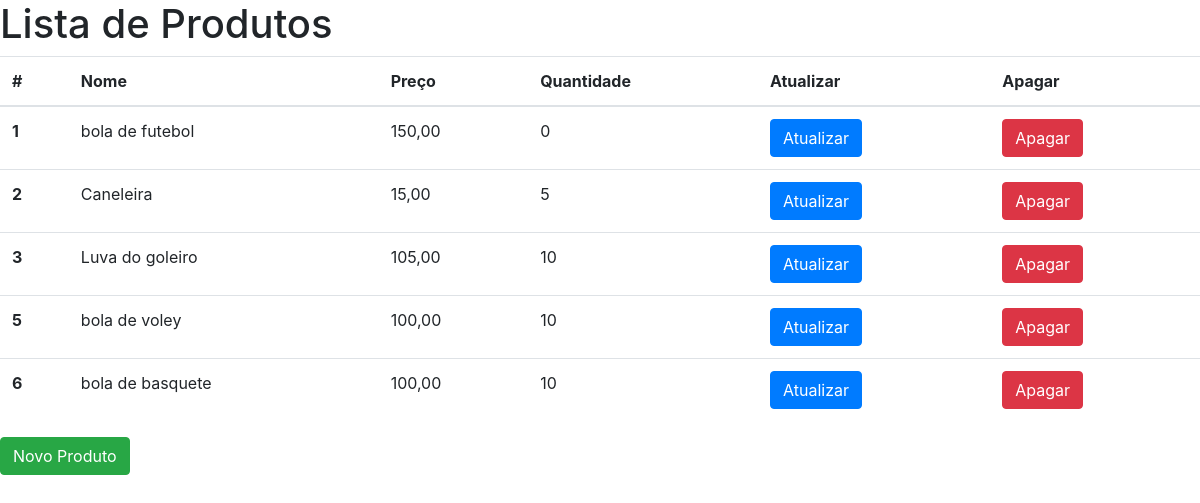
The page /produto on the database as committed earlier.
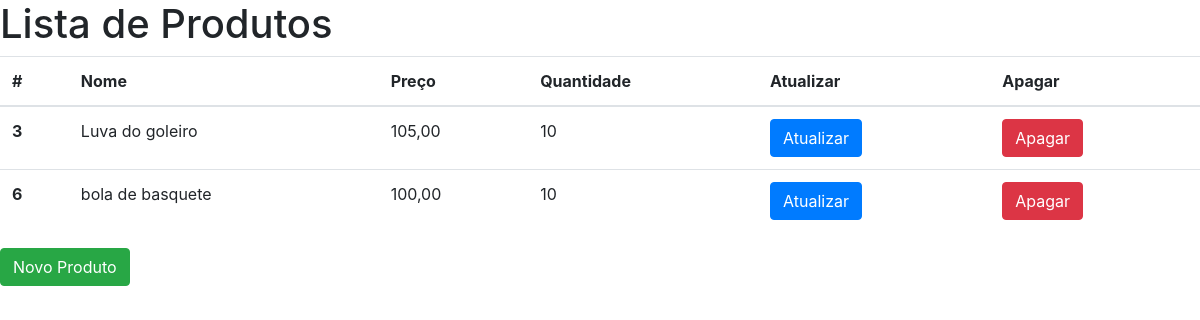
The same page on the database as committed later.
### aplicacao/models.py (models this page shows, shortened)
class Produto(models.Model):
    nome = models.CharField("Nome", max_length=200, null = True)
    preco = models.DecimalField("Preço", decimal_places=2, max_digits=8, null = True)
    qtde = models.PositiveIntegerField("Quantidade", default=0, null = True)

### aplicacao/views.py (the view)
# urls.py: path('produto', views.produto, name="url_produto"),
def produto(request):
    produtos = Produto.objects.all()
    context = {
        'produtos': produtos,
    }
    return render(request, 'produto.html', context)

### aplicacao/templates/produto.html (shortened to what this page needs)
{% load bootstrap4 %}
<!DOCTYPE html>
<html lang="en">
<head>
    {% bootstrap_css %}
</head>
<body>
    <h1>Lista de Produtos</h1>
    <table class="table">
        <thead>
          <tr>
            <th scope="col">#</th>
            <th scope="col">Nome</th>
            <th scope="col">Preço</th>
            <th scope="col">Quantidade</th>
            <th scope="col">Atualizar</th>
            <th scope="col">Apagar</th>
          </tr>
        </thead>
        <tbody>
        {% for p in produtos %}
          <tr>
            <th scope="row">{{ p.id }}</th>
            <td>{{ p.nome }}</td>
            <td>{{ p.preco }}</td>
            <td>{{ p.qtde }}</td>
            <td>
              <form action="{% url 'url_atualizar_produto' p.id %}">
                <input type="submit" name="btnAtualizar" value="Atualizar" class="btn btn-primary">
              </form>
            </td>
            <td>
              <form action="{% url 'url_apagar_produto' p.id %}">
                <input type="submit" name="btnApagar" value="Apagar" class="btn btn-danger">
              </form>
            </td>
          </tr>
          {% endfor %}
        </tbody>
      </table>
      <form action="{% url 'url_cad_produto' %}" method="GET">
        <input type="submit" name="btnNovo" value="Novo Produto" class="btn btn-success">
      </form>
    </body>
</html>

Rows that differ between the two databases and show on the page:
removed Produto: id "1", nome "bola de futebol", preco "150,00", qtde "0"
removed Produto: id "2", nome "Caneleira", preco "15,00", qtde "5"
removed Produto: id "5", nome "bola de voley", preco "100,00", qtde "10"
